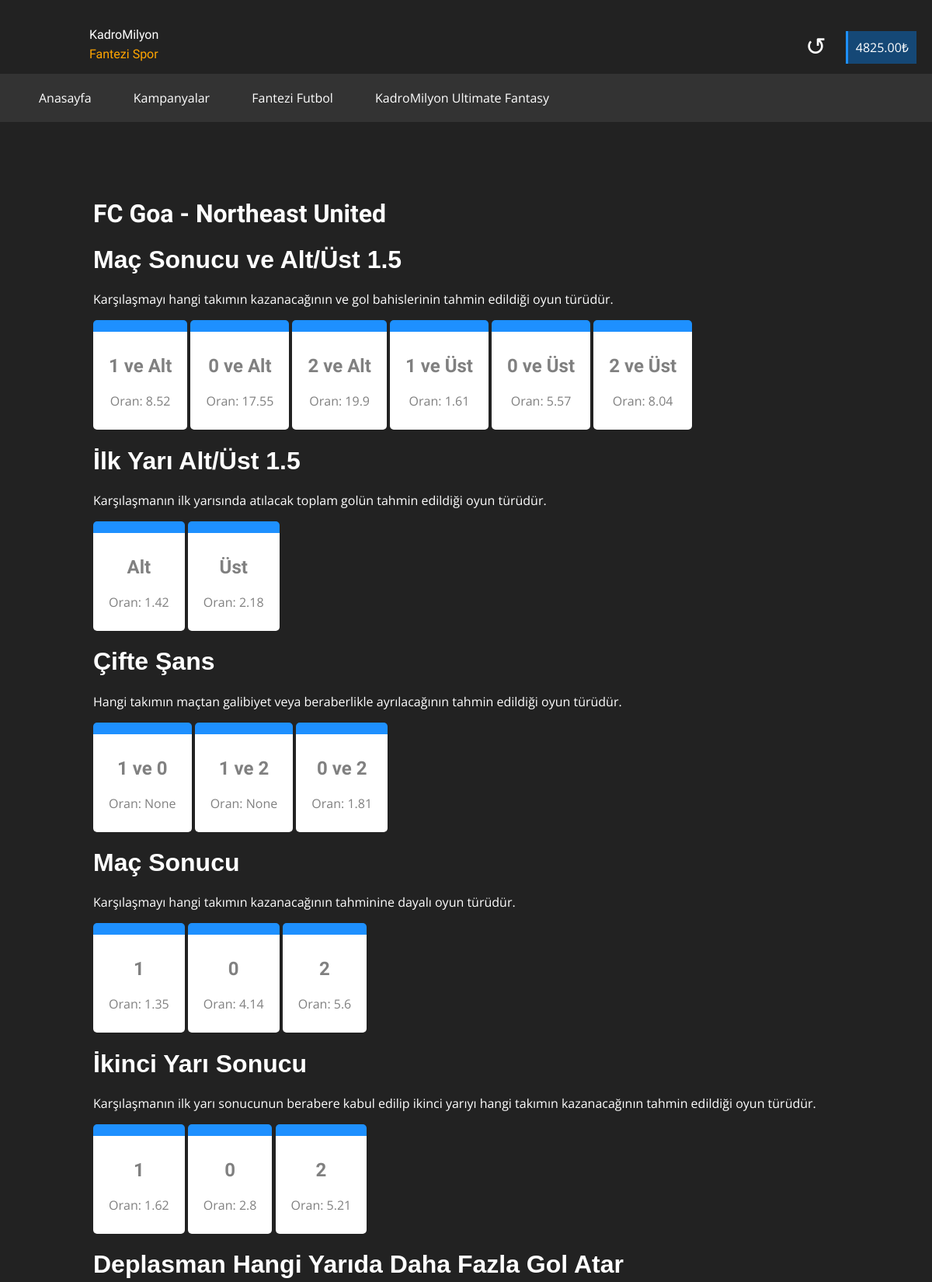
The app's page /bahis/mac/7 (signed in, upper part) with its own data.
### app.py (models this page shows, shortened)
class User(db.Model, UserMixin):
    id = db.Column(db.Integer, primary_key=True)
    username = db.Column(db.String)
    email = db.Column(db.String, unique=True)
    password = db.Column(db.String)
    is_admin = db.Column(db.Boolean, default=False)
    balance = db.Column(db.Float, default=0)
    referred_by = db.Column(db.String)

class OpenBet(db.Model):
    id = db.Column(db.Integer, primary_key=True)
    api_match_id = db.Column(db.String)
    bet_ending_datetime = db.Column(db.DateTime)
    league_icon_url = db.Column(db.String)
    match_league = db.Column(db.String)
    team_1 = db.Column(db.String)
    team_2 = db.Column(db.String)
    @property
    def bet_options(self):
        return BetOption.query.filter_by(open_bet_fk=self.id).all()

class BetOption(db.Model):
    id = db.Column(db.Integer, primary_key=True)
    game_name = db.Column(db.String)
    game_details = db.Column(db.String)
    open_bet_fk = db.Column(db.Integer)
    match_name_row = db.Column(db.String)
    @property
    def bet_odds(self):
        return BetOdd.query.filter_by(bet_option_fk=self.id).all()

class BetOdd(db.Model):
    id = db.Column(db.Integer, primary_key=True)
    game_id = db.Column(db.String)
    odd = db.Column(db.Float)
    value = db.Column(db.String)
    bet_option_fk = db.Column(db.Integer)
    status = db.Column(db.String, default="Sonuçlanmadı")
    @property
    def user_selected(self):
        current_coupon = BetCoupon.query.filter_by(user_fk=current_user.id).filter_by(status="Oluşturuluyor").first()
        if not current_coupon:
            return False
        selected_odds = [i.bet_odd_fk for i in BetSelectedOption.query.filter_by(bet_coupon_fk=current_coupon.id)]
        return self.id in selected_odds

### app.py (the view)
@app.route("/bahis/mac/<bahis_id>")
def bahis_mac(bahis_id):
    open_bet = OpenBet.query.get(bahis_id)
    return flask.render_template("bahis/bahis_detay.html", open_bet=open_bet)

### app.py (called while the page is built)
@login_manager.user_loader
def user_loader(user_id):
    user = User.query.get(user_id)
    return user

### templates/bahis/bahis_detay.html (shortened to what this page needs)
<!doctype html>
<html lang="en">
<head>
</head>
<body style="background-color: #222; padding: 0; margin: 0; font-family: 'Open Sans', sans-serif">
    <div style="width: 100%; box-sizing: border-box; height: 220px; ">
        <img src="/static/kadromilyon.png" alt="" style="width: 75px; padding: 20px; float: left">
        <div style="float: left;" id="hid-mob">
            <p style="color: white; font-size: 1rem; margin-top: 35px; font-family: 'Protest Guerrilla', sans-serif">
                KadroMilyon
            </p>
            <p style="color: orange; font-size: 1rem; margin-top: -10px; font-family: 'Protest Guerrilla', sans-serif">
                Fantezi Spor
            </p>
        </div>
        <div style="float: right; margin-top: 50px;">
            {% if current_user.is_authenticated %}
                <div style="background-color: rgba(0,134,255,0.38); border-left: dodgerblue 3px solid; color: white; padding: 10px; box-sizing: border-box; margin-right: 20px; margin-top: -10px; float: right">
                    <span id="balance">{{'%0.2f'| format(current_user.balance|float)}}</span>₺
                </div>
                <span onclick="refreshBalance()" style="margin-right: 25px; font-size: 2rem; float: right; color: white; margin-top: -13px">&#x21ba;</span>
            {% else %}
                <a href="/login" style="color: white; text-decoration: none; margin-right: 25px;">Giriş Yap</a>
                <a href="/signup" style="color: dodgerblue; text-decoration: none; margin-right: 25px;">Üye Ol</a>
            {% endif %}
        </div>
        <div style="padding: 20px 50px; overflow-x: auto; float: left; white-space: nowrap; width: 100vw; background-color: #333; box-sizing: border-box">
            <span style="display: inline-block; color: white" onclick="document.location = '/'">
                Anasayfa
            </span>
            <span style="display: inline-block; margin-left: 50px; color: white" onclick="document.location = '/bonuses'">
                Kampanyalar
            </span>
            <span style="display: inline-block; margin-left: 50px; color: white" onclick="document.location = '/fantasy'">
                Fantezi Futbol
            </span>
            <span style="display: inline-block; margin-left: 50px; color: white" onclick="document.location = '/ultimate_fantasy'">
                KadroMilyon Ultimate Fantasy
            </span>
        </div>
    </div>
  <center>
    <div style="width: 80%; padding: 15px; text-align: left; color: white;">
      <h1 style="font-family: 'Protest Guerrilla', sans-serif">{{ open_bet.team_1 }} - {{ open_bet.team_2 }}</h1>
      {% for i in open_bet.bet_options %}
        <h1 style="font-family: 'Protest Guerrila', sans-serif">
          {{ i.game_name }}
        </h1>
        <p>
          {{ i.game_details }}
        </p>
        <div style="white-space: nowrap; overflow-x: auto;">
            {% for c in i.bet_odds %}
                {% if c.user_selected %}
                    <center style="border-radius: 5px; border-top: dodgerblue 15px solid; color: white; padding: 10px 20px; background-color: #ff4c59; width: fit-content; box-sizing: border-box; display: inline-block" class="bet-odd" onclick="document.location = '/remove_bet/{{c.id}}'">
                        <h2 style="font-family: 'Protest Guerrilla', sans-serif">{{ c.value }}</h2>
                        <p style="color: white">Oran: {{ c.odd }}</p>
                    </center>
                {% else %}
                    <center style="border-radius: 5px; border-top: dodgerblue 15px solid; color: gray; padding: 10px 20px; width: fit-content; box-sizing: border-box; display: inline-block" class="bet-odd" onclick="document.location = '/take_bet/{{c.id}}'">
                        <h2 style="font-family: 'Protest Guerrilla', sans-serif">{{ c.value }}</h2>
                        <p style="color: gray">Oran: {{ c.odd }}</p>
                    </center>
                {% endif %}
            {% endfor %}
        </div>
      {% endfor %}
    </div>
  </center>
</body>
</html>

### templates/bahis/bahis_detay.html (style rules this page uses)
.bet-odd { background-color: white; }

### records on screen
User: balance "4825.00"
OpenBet: team_1 "FC Goa", team_2 "Northeast United"
BetOption: game_name "Maç Sonucu ve Alt/Üst 1.5", game_details "Karşılaşmayı hangi takımın kazanacağının ve gol bahislerinin tahmin edildiği oyun türüdür."
BetOdd: value "1 ve Alt", odd "8.52"
BetOdd: value "0 ve Alt", odd "17.55"
BetOdd: value "2 ve Alt", odd "19.9"
BetOdd: value "1 ve Üst", odd "1.61"
BetOdd: value "0 ve Üst", odd "5.57"
BetOdd: value "2 ve Üst", odd "8.04"
BetOption: game_name "İlk Yarı Alt/Üst 1.5", game_details "Karşılaşmanın ilk yarısında atılacak toplam golün tahmin edildiği oyun türüdür."
BetOdd: value "Alt", odd "1.42"
BetOdd: value "Üst", odd "2.18"
BetOption: game_name "Çifte Şans", game_details "Hangi takımın maçtan galibiyet veya beraberlikle ayrılacağının tahmin edildiği oyun türüdür."
BetOdd: value "1 ve 0", odd "None"
BetOdd: value "1 ve 2", odd "None"
BetOdd: value "0 ve 2", odd "1.81"
BetOption: game_name "Maç Sonucu", game_details "Karşılaşmayı hangi takımın kazanacağının tahminine dayalı oyun türüdür."
BetOdd: value "1", odd "1.35"
BetOdd: value "0", odd "4.14"
BetOdd: value "2", odd "5.6"
BetOption: game_name "İkinci Yarı Sonucu", game_details "Karşılaşmanın ilk yarı sonucunun berabere kabul edilip ikinci yarıyı hangi takımın kazanacağının tahmin edildiği oyun türüdür."
BetOdd: value "1", odd "1.62"
BetOdd: value "0", odd "2.8"
BetOdd: value "2", odd "5.21"
BetOption: game_name "Deplasman Hangi Yarıda Daha Fazla Gol Atar"
